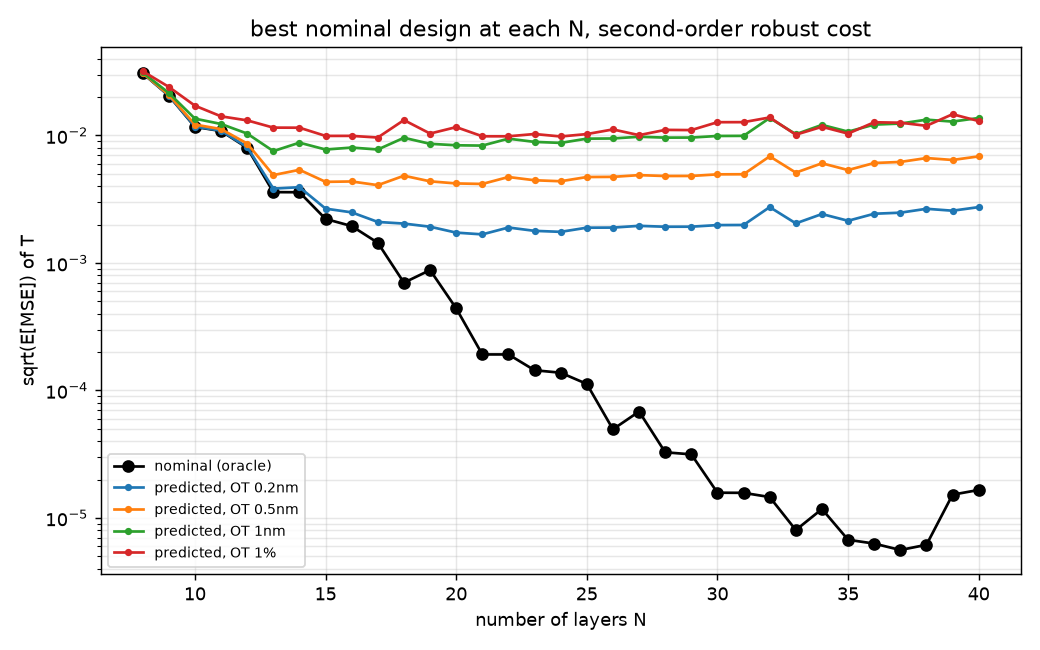

Recreate this plot in Python.
"""Second-order robust cost of the best nominal design at each N (before choosing the N to study).

sqrt(E[MSE]) ~ sqrt(MSE + sum |J v|^2) for the error models of catalog.py; best design per N over the given curves
(lowest oracle RMSE). These designs were optimised for the nominal MSE only.

usage: python predict_vs_n.py CURVE.csv [CURVE.csv ...]   -> predict_vs_n.txt, predict_vs_n.png
"""

from __future__ import annotations

import csv
import sys
from pathlib import Path

import numpy as np
import search as s
from catalog import models

HERE = Path(__file__).resolve().parent


def main() -> None:
    best: dict[int, tuple[float, str, np.ndarray]] = {}
    for f in sys.argv[1:]:
        for r in csv.DictReader((HERE / f).open(encoding="utf-8")):
            n, v = int(r["layers"]), float(r["rmse_1601_oracle"])
            if v < best.get(n, (np.inf,))[0]:
                best[n] = (v, r["seq"], np.array([float(x) for x in r["d_nm"].split()]))
    names = list(models("H", np.ones(1)))
    out = ["N  nominal   " + "  ".join(f"{m:>10s}" for m in names) + "  thinnest OT (nm)  TOT (QWOT)"]
    curves: dict[str, list[tuple[int, float]]] = {m: [] for m in names}
    for n in sorted(best):
        if n < 8:
            continue
        _v, seq, d = best[n]
        res, jac, _c = s.Stack.of(seq).res_jac(d)
        mse0 = float(np.sum(res * res))
        pred = {m: np.sqrt(mse0 + float(np.sum((jac @ v.T) ** 2))) for m, v in models(seq, d).items()}
        for m in names:
            curves[m].append((n, pred[m]))
        tot = float(np.sum(d * np.array([4 * s.N_IDX[m] for m in seq]) / s.L0))
        out.append(f"{n:2d} {np.sqrt(mse0):.2e} " + "  ".join(f"{pred[m]:10.2e}" for m in names)
                   + f"  {np.min(d * np.array([s.N_IDX[m] for m in seq])):6.1f}  {tot:5.1f}")
    (HERE / "predict_vs_n.txt").write_text("\n".join(out) + "\n", encoding="utf-8")
    print("\n".join(out))

    import matplotlib
    matplotlib.use("Agg")
    import matplotlib.pyplot as plt
    fig, ax = plt.subplots(figsize=(8, 5))
    ns = sorted(n for n in best if n >= 8)
    ax.semilogy(ns, [best[n][0] for n in ns], "ko-", label="nominal (oracle)")
    for m in names:
        ax.semilogy(*zip(*curves[m], strict=True), "o-", ms=3, label=f"predicted, {m}")
    ax.set_xlabel("number of layers N")
    ax.set_ylabel("sqrt(E[MSE]) of T")
    ax.set_title("best nominal design at each N, second-order robust cost")
    ax.grid(True, which="both", alpha=.3)
    ax.legend(fontsize=8)
    fig.tight_layout()
    fig.savefig(HERE / "predict_vs_n.png", dpi=130)


if __name__ == "__main__":
    main()
